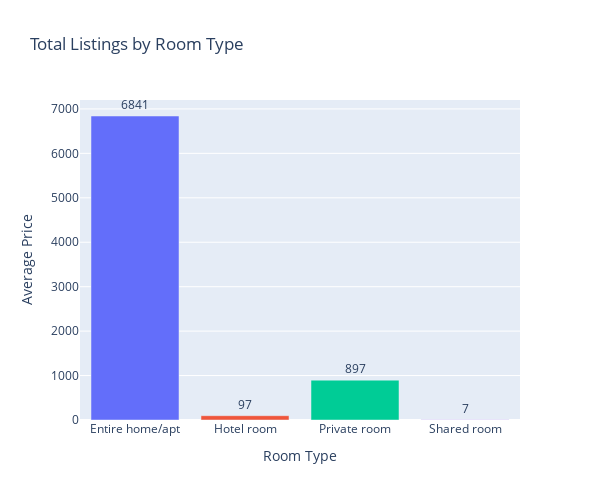

The cell this chart's notebook holds for it:
### Code cell
## --------------------------------------------------------------Number of Listings per room type------------------------------------------------------
listing_by_room = data.groupby('room_type')['id'].count().reset_index(name='Total Listings')
fig = px.bar(listing_by_room.reset_index(),
             x='room_type',
             y='Total Listings',
             title='Total Listings by Room Type',
             color='room_type',
             text='Total Listings')

fig.update_traces( textposition='outside')
fig.update_layout(height = 500, width = 600,showlegend=False, yaxis_title='Average Price', xaxis_title='Room Type')
fig.show()

### Figure 1 — Plotly figure (JSON) as saved in the notebook; plotly's stock layout.template omitted (floating-point values rounded to 4 significant figures)
{"data": [{"alignmentgroup": "True", "hovertemplate": "room_type=%{x}<br>Total Listings=%{text}<extra></extra>", "legendgroup": "Entire home/apt", "marker": {"color": "#636efa", "pattern": {"shape": ""}}, "name": "Entire home/apt", "offsetgroup": "Entire home/apt", "orientation": "v", "showlegend": true, "text": [6841], "textposition": "outside", "type": "bar", "x": ["Entire home/apt"], "xaxis": "x", "y": [6841], "yaxis": "y"}, {"alignmentgroup": "True", "hovertemplate": "room_type=%{x}<br>Total Listings=%{text}<extra></extra>", "legendgroup": "Hotel room", "marker": {"color": "#EF553B", "pattern": {"shape": ""}}, "name": "Hotel room", "offsetgroup": "Hotel room", "orientation": "v", "showlegend": true, "text": [97], "textposition": "outside", "type": "bar", "x": ["Hotel room"], "xaxis": "x", "y": [97], "yaxis": "y"}, {"alignmentgroup": "True", "hovertemplate": "room_type=%{x}<br>Total Listings=%{text}<extra></extra>", "legendgroup": "Private room", "marker": {"color": "#00cc96", "pattern": {"shape": ""}}, "name": "Private room", "offsetgroup": "Private room", "orientation": "v", "showlegend": true, "text": [897], "textposition": "outside", "type": "bar", "x": ["Private room"], "xaxis": "x", "y": [897], "yaxis": "y"}, {"alignmentgroup": "True", "hovertemplate": "room_type=%{x}<br>Total Listings=%{text}<extra></extra>", "legendgroup": "Shared room", "marker": {"color": "#ab63fa", "pattern": {"shape": ""}}, "name": "Shared room", "offsetgroup": "Shared room", "orientation": "v", "showlegend": true, "text": [7], "textposition": "outside", "type": "bar", "x": ["Shared room"], "xaxis": "x", "y": [7], "yaxis": "y"}], "layout": {"barmode": "relative", "height": 500, "legend": {"title": {"text": "room_type"}, "tracegroupgap": 0}, "showlegend": false, "title": {"text": "Total Listings by Room Type"}, "width": 600, "xaxis": {"anchor": "y", "autorange": true, "categoryarray": ["Entire home/apt", "Hotel room", "Private room", "Shared room"], "categoryorder": "array", "domain": [0, 1], "range": [-0.5, 3.5], "title": {"text": "Room Type"}, "type": "category"}, "yaxis": {"anchor": "x", "autorange": true, "domain": [0, 1], "range": [0, 7201.0], "title": {"text": "Average Price"}, "type": "linear"}}}
